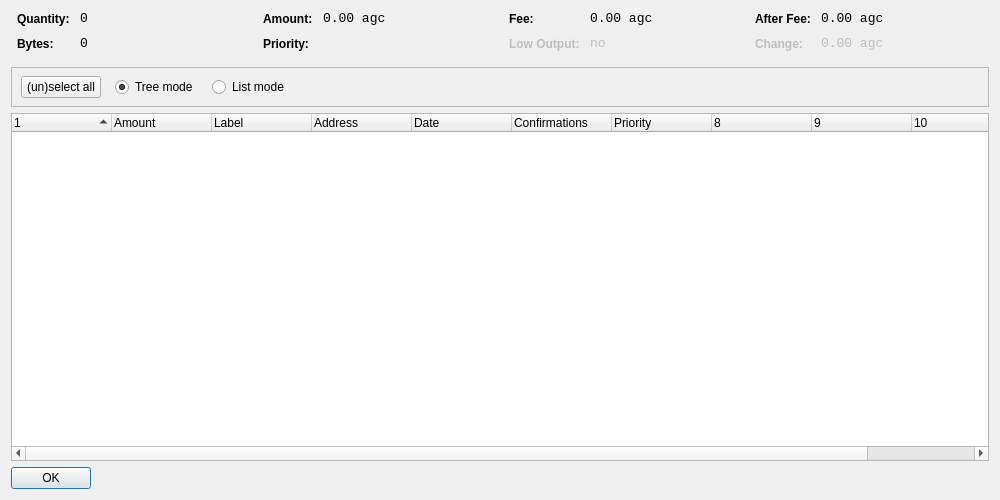
<?xml version="1.0" encoding="UTF-8"?>
<ui version="4.0">
 <class>CoinControlDialog</class>
 <widget class="QDialog" name="CoinControlDialog">
  <property name="geometry">
   <rect>
    <x>0</x>
    <y>0</y>
    <width>1000</width>
    <height>500</height>
   </rect>
  </property>
  <property name="windowTitle">
   <string>Coin Control</string>
  </property>
  <property name="styleSheet">
   <string notr="true">background-image: url(:/images/2b);</string>
  </property>
  <layout class="QVBoxLayout" name="verticalLayout">
   <item>
    <layout class="QHBoxLayout" name="horizontalLayoutTop" stretch="0,0,0,0">
     <property name="topMargin">
      <number>0</number>
     </property>
     <property name="bottomMargin">
      <number>10</number>
     </property>
     <item>
      <layout class="QFormLayout" name="formLayoutCoinControl1">
       <property name="horizontalSpacing">
        <number>10</number>
       </property>
       <property name="verticalSpacing">
        <number>10</number>
       </property>
       <property name="leftMargin">
        <number>6</number>
       </property>
       <property name="rightMargin">
        <number>6</number>
       </property>
       <item row="0" column="0">
        <widget class="QLabel" name="labelCoinControlQuantityText">
         <property name="styleSheet">
          <string notr="true">font-weight:bold;</string>
         </property>
         <property name="text">
          <string>Quantity:</string>
         </property>
        </widget>
       </item>
       <item row="0" column="1">
        <widget class="QLabel" name="labelCoinControlQuantity">
         <property name="font">
          <font>
           <family>Monospace</family>
           <pointsize>10</pointsize>
          </font>
         </property>
         <property name="cursor">
          <cursorShape>IBeamCursor</cursorShape>
         </property>
         <property name="contextMenuPolicy">
          <enum>Qt::ActionsContextMenu</enum>
         </property>
         <property name="text">
          <string notr="true">0</string>
         </property>
         <property name="textInteractionFlags">
          <set>Qt::LinksAccessibleByMouse|Qt::TextSelectableByKeyboard|Qt::TextSelectableByMouse</set>
         </property>
        </widget>
       </item>
       <item row="1" column="0">
        <widget class="QLabel" name="labelCoinControlBytesText">
         <property name="styleSheet">
          <string notr="true">font-weight:bold;</string>
         </property>
         <property name="text">
          <string>Bytes:</string>
         </property>
        </widget>
       </item>
       <item row="1" column="1">
        <widget class="QLabel" name="labelCoinControlBytes">
         <property name="font">
          <font>
           <family>Monospace</family>
           <pointsize>10</pointsize>
          </font>
         </property>
         <property name="cursor">
          <cursorShape>IBeamCursor</cursorShape>
         </property>
         <property name="contextMenuPolicy">
          <enum>Qt::ActionsContextMenu</enum>
         </property>
         <property name="text">
          <string notr="true">0</string>
         </property>
         <property name="textInteractionFlags">
          <set>Qt::LinksAccessibleByMouse|Qt::TextSelectableByKeyboard|Qt::TextSelectableByMouse</set>
         </property>
        </widget>
       </item>
      </layout>
     </item>
     <item>
      <layout class="QFormLayout" name="formLayoutCoinControl2">
       <property name="horizontalSpacing">
        <number>10</number>
       </property>
       <property name="verticalSpacing">
        <number>10</number>
       </property>
       <property name="leftMargin">
        <number>6</number>
       </property>
       <property name="rightMargin">
        <number>6</number>
       </property>
       <item row="0" column="0">
        <widget class="QLabel" name="labelCoinControlAmountText">
         <property name="styleSheet">
          <string notr="true">font-weight:bold;</string>
         </property>
         <property name="text">
          <string>Amount:</string>
         </property>
        </widget>
       </item>
       <item row="0" column="1">
        <widget class="QLabel" name="labelCoinControlAmount">
         <property name="font">
          <font>
           <family>Monospace</family>
           <pointsize>10</pointsize>
          </font>
         </property>
         <property name="cursor">
          <cursorShape>IBeamCursor</cursorShape>
         </property>
         <property name="contextMenuPolicy">
          <enum>Qt::ActionsContextMenu</enum>
         </property>
         <property name="text">
          <string notr="true">0.00 agc</string>
         </property>
         <property name="textInteractionFlags">
          <set>Qt::LinksAccessibleByMouse|Qt::TextSelectableByKeyboard|Qt::TextSelectableByMouse</set>
         </property>
        </widget>
       </item>
       <item row="1" column="0">
        <widget class="QLabel" name="labelCoinControlPriorityText">
         <property name="styleSheet">
          <string notr="true">font-weight:bold;</string>
         </property>
         <property name="text">
          <string>Priority:</string>
         </property>
        </widget>
       </item>
       <item row="1" column="1">
        <widget class="QLabel" name="labelCoinControlPriority">
         <property name="font">
          <font>
           <family>Monospace</family>
           <pointsize>10</pointsize>
          </font>
         </property>
         <property name="cursor">
          <cursorShape>IBeamCursor</cursorShape>
         </property>
         <property name="contextMenuPolicy">
          <enum>Qt::ActionsContextMenu</enum>
         </property>
         <property name="text">
          <string/>
         </property>
         <property name="textInteractionFlags">
          <set>Qt::LinksAccessibleByMouse|Qt::TextSelectableByKeyboard|Qt::TextSelectableByMouse</set>
         </property>
        </widget>
       </item>
      </layout>
     </item>
     <item>
      <layout class="QFormLayout" name="formLayoutCoinControl3">
       <property name="horizontalSpacing">
        <number>10</number>
       </property>
       <property name="verticalSpacing">
        <number>10</number>
       </property>
       <property name="leftMargin">
        <number>6</number>
       </property>
       <property name="rightMargin">
        <number>6</number>
       </property>
       <item row="0" column="0">
        <widget class="QLabel" name="labelCoinControlFeeText">
         <property name="styleSheet">
          <string notr="true">font-weight:bold;</string>
         </property>
         <property name="text">
          <string>Fee:</string>
         </property>
        </widget>
       </item>
       <item row="0" column="1">
        <widget class="QLabel" name="labelCoinControlFee">
         <property name="font">
          <font>
           <family>Monospace</family>
           <pointsize>10</pointsize>
          </font>
         </property>
         <property name="cursor">
          <cursorShape>IBeamCursor</cursorShape>
         </property>
         <property name="contextMenuPolicy">
          <enum>Qt::ActionsContextMenu</enum>
         </property>
         <property name="text">
          <string notr="true">0.00 agc</string>
         </property>
         <property name="textInteractionFlags">
          <set>Qt::LinksAccessibleByMouse|Qt::TextSelectableByKeyboard|Qt::TextSelectableByMouse</set>
         </property>
        </widget>
       </item>
       <item row="1" column="0">
        <widget class="QLabel" name="labelCoinControlLowOutputText">
         <property name="enabled">
          <bool>false</bool>
         </property>
         <property name="styleSheet">
          <string notr="true">font-weight:bold;</string>
         </property>
         <property name="text">
          <string>Low Output:</string>
         </property>
        </widget>
       </item>
       <item row="1" column="1">
        <widget class="QLabel" name="labelCoinControlLowOutput">
         <property name="enabled">
          <bool>false</bool>
         </property>
         <property name="font">
          <font>
           <family>Monospace</family>
           <pointsize>10</pointsize>
          </font>
         </property>
         <property name="cursor">
          <cursorShape>IBeamCursor</cursorShape>
         </property>
         <property name="contextMenuPolicy">
          <enum>Qt::ActionsContextMenu</enum>
         </property>
         <property name="text">
          <string notr="true">no</string>
         </property>
         <property name="textInteractionFlags">
          <set>Qt::LinksAccessibleByMouse|Qt::TextSelectableByKeyboard|Qt::TextSelectableByMouse</set>
         </property>
        </widget>
       </item>
      </layout>
     </item>
     <item>
      <layout class="QFormLayout" name="formLayoutCoinControl4">
       <property name="horizontalSpacing">
        <number>10</number>
       </property>
       <property name="verticalSpacing">
        <number>10</number>
       </property>
       <property name="leftMargin">
        <number>6</number>
       </property>
       <property name="rightMargin">
        <number>6</number>
       </property>
       <item row="0" column="0">
        <widget class="QLabel" name="labelCoinControlAfterFeeText">
         <property name="styleSheet">
          <string notr="true">font-weight:bold;</string>
         </property>
         <property name="text">
          <string>After Fee:</string>
         </property>
        </widget>
       </item>
       <item row="0" column="1">
        <widget class="QLabel" name="labelCoinControlAfterFee">
         <property name="font">
          <font>
           <family>Monospace</family>
           <pointsize>10</pointsize>
          </font>
         </property>
         <property name="cursor">
          <cursorShape>IBeamCursor</cursorShape>
         </property>
         <property name="contextMenuPolicy">
          <enum>Qt::ActionsContextMenu</enum>
         </property>
         <property name="text">
          <string notr="true">0.00 agc</string>
         </property>
         <property name="textInteractionFlags">
          <set>Qt::LinksAccessibleByMouse|Qt::TextSelectableByKeyboard|Qt::TextSelectableByMouse</set>
         </property>
        </widget>
       </item>
       <item row="1" column="0">
        <widget class="QLabel" name="labelCoinControlChangeText">
         <property name="enabled">
          <bool>false</bool>
         </property>
         <property name="styleSheet">
          <string notr="true">font-weight:bold;</string>
         </property>
         <property name="text">
          <string>Change:</string>
         </property>
        </widget>
       </item>
       <item row="1" column="1">
        <widget class="QLabel" name="labelCoinControlChange">
         <property name="enabled">
          <bool>false</bool>
         </property>
         <property name="font">
          <font>
           <family>Monospace</family>
           <pointsize>10</pointsize>
          </font>
         </property>
         <property name="cursor">
          <cursorShape>IBeamCursor</cursorShape>
         </property>
         <property name="contextMenuPolicy">
          <enum>Qt::ActionsContextMenu</enum>
         </property>
         <property name="text">
          <string notr="true">0.00 agc</string>
         </property>
         <property name="textInteractionFlags">
          <set>Qt::LinksAccessibleByMouse|Qt::TextSelectableByKeyboard|Qt::TextSelectableByMouse</set>
         </property>
        </widget>
       </item>
      </layout>
     </item>
    </layout>
   </item>
   <item>
    <widget class="QFrame" name="frame">
     <property name="minimumSize">
      <size>
       <width>0</width>
       <height>40</height>
      </size>
     </property>
     <property name="frameShape">
      <enum>QFrame::StyledPanel</enum>
     </property>
     <property name="frameShadow">
      <enum>QFrame::Sunken</enum>
     </property>
     <widget class="QWidget" name="horizontalLayoutWidget">
      <property name="geometry">
       <rect>
        <x>10</x>
        <y>0</y>
        <width>781</width>
        <height>41</height>
       </rect>
      </property>
      <layout class="QHBoxLayout" name="horizontalLayoutPanel" stretch="0,0,0,0">
       <property name="spacing">
        <number>14</number>
       </property>
       <item>
        <widget class="QPushButton" name="pushButtonSelectAll">
         <property name="sizePolicy">
          <sizepolicy hsizetype="Maximum" vsizetype="Fixed">
           <horstretch>0</horstretch>
           <verstretch>0</verstretch>
          </sizepolicy>
         </property>
         <property name="text">
          <string>(un)select all</string>
         </property>
        </widget>
       </item>
       <item>
        <widget class="QRadioButton" name="radioTreeMode">
         <property name="sizePolicy">
          <sizepolicy hsizetype="Maximum" vsizetype="Fixed">
           <horstretch>0</horstretch>
           <verstretch>0</verstretch>
          </sizepolicy>
         </property>
         <property name="text">
          <string>Tree mode</string>
         </property>
         <property name="checked">
          <bool>true</bool>
         </property>
        </widget>
       </item>
       <item>
        <widget class="QRadioButton" name="radioListMode">
         <property name="sizePolicy">
          <sizepolicy hsizetype="Maximum" vsizetype="Fixed">
           <horstretch>0</horstretch>
           <verstretch>0</verstretch>
          </sizepolicy>
         </property>
         <property name="text">
          <string>List mode</string>
         </property>
        </widget>
       </item>
       <item>
        <spacer name="horizontalSpacer">
         <property name="orientation">
          <enum>Qt::Horizontal</enum>
         </property>
         <property name="sizeHint" stdset="0">
          <size>
           <width>40</width>
           <height>20</height>
          </size>
         </property>
        </spacer>
       </item>
      </layout>
     </widget>
    </widget>
   </item>
   <item>
    <widget class="CoinControlTreeWidget" name="treeWidget">
     <property name="contextMenuPolicy">
      <enum>Qt::CustomContextMenu</enum>
     </property>
     <property name="sortingEnabled">
      <bool>false</bool>
     </property>
     <property name="columnCount">
      <number>11</number>
     </property>
     <attribute name="headerShowSortIndicator" stdset="0">
      <bool>true</bool>
     </attribute>
     <attribute name="headerStretchLastSection">
      <bool>false</bool>
     </attribute>
     <column>
      <property name="text">
       <string/>
      </property>
     </column>
     <column>
      <property name="text">
       <string>Amount</string>
      </property>
     </column>
     <column>
      <property name="text">
       <string>Label</string>
      </property>
     </column>
     <column>
      <property name="text">
       <string>Address</string>
      </property>
     </column>
     <column>
      <property name="text">
       <string>Date</string>
      </property>
     </column>
     <column>
      <property name="text">
       <string>Confirmations</string>
      </property>
      <property name="toolTip">
       <string>Confirmed</string>
      </property>
     </column>
     <column>
      <property name="text">
       <string>Priority</string>
      </property>
     </column>
     <column>
      <property name="text">
       <string/>
      </property>
     </column>
     <column>
      <property name="text">
       <string/>
      </property>
     </column>
     <column>
      <property name="text">
       <string/>
      </property>
     </column>
     <column>
      <property name="text">
       <string/>
      </property>
     </column>
    </widget>
   </item>
   <item>
    <widget class="QDialogButtonBox" name="buttonBox">
     <property name="sizePolicy">
      <sizepolicy hsizetype="Maximum" vsizetype="Fixed">
       <horstretch>0</horstretch>
       <verstretch>0</verstretch>
      </sizepolicy>
     </property>
     <property name="orientation">
      <enum>Qt::Horizontal</enum>
     </property>
     <property name="standardButtons">
      <set>QDialogButtonBox::Ok</set>
     </property>
    </widget>
   </item>
  </layout>
 </widget>
 <customwidgets>
  <customwidget>
   <class>CoinControlTreeWidget</class>
   <extends>QTreeWidget</extends>
   <header>coincontroltreewidget.h</header>
  </customwidget>
 </customwidgets>
 <resources/>
 <connections/>
</ui>
